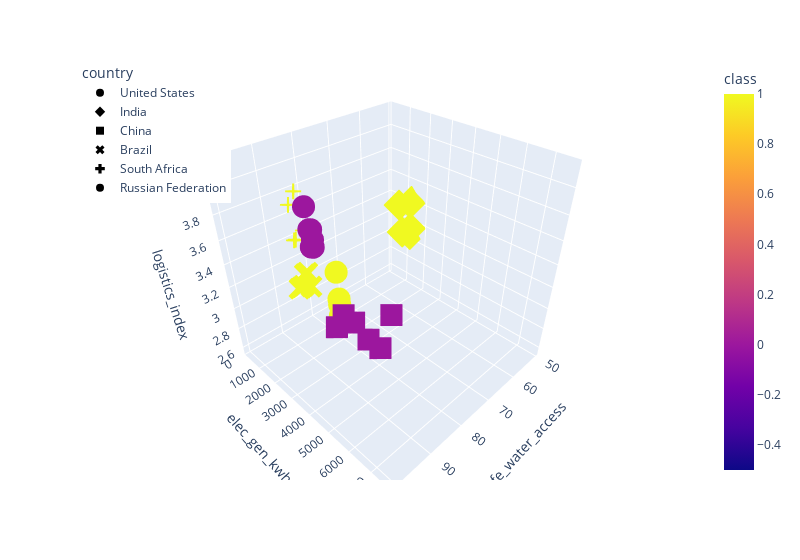

Write notebook code for a chart like this one.
### Code cell
fig = px.scatter_3d(
  cluster_result,
    x="safe_water_access",
    y="elec_gen_kwh",
    z='logistics_index ',
    color="class",
    symbol="country",
    width=800,
)
fig.update_layout(legend=dict(x=0, y=1))
fig.show()

### Figure 1 — Plotly figure (JSON) as saved in the notebook; plotly's stock layout.template omitted (floating-point values rounded to 4 significant figures)
{"data": [{"hovertemplate": "country=United States<br>safe_water_access=%{x}<br>elec_gen_kwh=%{y}<br>logistics_index =%{z}<br>class=%{marker.color}<extra></extra>", "legendgroup": "United States", "marker": {"color": [0, 0, 0, 0, 0, 0], "coloraxis": "coloraxis", "symbol": "circle"}, "mode": "markers", "name": "United States", "scene": "scene", "showlegend": true, "type": "scatter3d", "x": [96.41, 96.6, 96.78, 96.97, 97.15, 97.33], "y": [4092.0, 4095.0, 4058.0, 4208.0, 4163.0, 4051.0], "z": [3.92, 3.99, 3.99, 3.89, 3.89, 4.14]}, {"hovertemplate": "country=India<br>safe_water_access=%{x}<br>elec_gen_kwh=%{y}<br>logistics_index =%{z}<br>class=%{marker.color}<extra></extra>", "legendgroup": "India", "marker": {"color": [1, 1, 1, 1, 1, 1], "coloraxis": "coloraxis", "symbol": "diamond"}, "mode": "markers", "name": "India", "scene": "scene", "showlegend": true, "type": "scatter3d", "x": [50.75, 50.9, 51.9, 52.09, 55.08, 56.07], "y": [1325.0, 1401.0, 1477.0, 1539.0, 1504.0, 1452.0], "z": [3.08, 3.42, 3.42, 3.18, 3.18, 3.45]}, {"hovertemplate": "country=China<br>safe_water_access=%{x}<br>elec_gen_kwh=%{y}<br>logistics_index =%{z}<br>class=%{marker.color}<extra></extra>", "legendgroup": "China", "marker": {"color": [0, 0, 0, 0, 0, 0], "coloraxis": "coloraxis", "symbol": "square"}, "mode": "markers", "name": "China", "scene": "scene", "showlegend": true, "type": "scatter3d", "x": [99.98, 99.98, 99.98, 99.98, 99.98, 99.98], "y": [5562.0, 5884.0, 6286.0, 6802.0, 7225.0, 7601.0], "z": [3.53, 3.66, 3.66, 3.61, 3.61, 3.88]}, {"hovertemplate": "country=Brazil<br>safe_water_access=%{x}<br>elec_gen_kwh=%{y}<br>logistics_index =%{z}<br>class=%{marker.color}<extra></extra>", "legendgroup": "Brazil", "marker": {"color": [1, 1, 1, 1, 1, 1], "coloraxis": "coloraxis", "symbol": "x"}, "mode": "markers", "name": "Brazil", "scene": "scene", "showlegend": true, "type": "scatter3d", "x": [81.98, 82.69, 83.53, 84.29, 85.06, 85.77], "y": [568.7, 568.0, 577.5, 591.1, 614.5, 622.0], "z": [2.94, 3.09, 3.09, 2.99, 2.99, 2.99]}, {"hovertemplate": "country=South Africa<br>safe_water_access=%{x}<br>elec_gen_kwh=%{y}<br>logistics_index =%{z}<br>class=%{marker.color}<extra></extra>", "legendgroup": "South Africa", "marker": {"color": [1, 1, 1, 1, 1, 1], "coloraxis": "coloraxis", "symbol": "cross"}, "mode": "markers", "name": "South Africa", "scene": "scene", "showlegend": true, "type": "scatter3d", "x": [81.06, 82.48, 82.46, 83.43, 83.89, 84.25], "y": [230.4, 234.0, 235.7, 234.7, 231.8, 223.2], "z": [3.43, 3.78, 3.78, 3.38, 3.38, 3.69]}, {"hovertemplate": "country=Russian Federation<br>safe_water_access=%{x}<br>elec_gen_kwh=%{y}<br>logistics_index =%{z}<br>class=%{marker.color}<extra></extra>", "legendgroup": "Russian Federation", "marker": {"color": [1, 1, 1, 1, 1, 1], "coloraxis": "coloraxis", "symbol": "circle"}, "mode": "markers", "name": "Russian Federation", "scene": "scene", "showlegend": true, "type": "scatter3d", "x": [75.65, 75.74, 75.82, 75.91, 76.01, 76.1], "y": [1008.0, 1031.0, 1034.0, 1045.0, 1061.0, 1027.0], "z": [2.69, 2.57, 2.57, 2.76, 2.76, 3.04]}], "layout": {"coloraxis": {"colorbar": {"title": {"text": "class"}}, "colorscale": [[0, "#0d0887"], [0.1111, "#46039f"], [0.2222, "#7201a8"], [0.3333, "#9c179e"], [0.4444, "#bd3786"], [0.5556, "#d8576b"], [0.6667, "#ed7953"], [0.7778, "#fb9f3a"], [0.8889, "#fdca26"], [1, "#f0f921"]]}, "legend": {"title": {"text": "country"}, "tracegroupgap": 0, "x": 0, "y": 1}, "margin": {"t": 60}, "scene": {"domain": {"x": [0, 1], "y": [0, 1]}, "xaxis": {"title": {"text": "safe_water_access"}}, "yaxis": {"title": {"text": "elec_gen_kwh"}}, "zaxis": {"title": {"text": "logistics_index "}}}, "width": 800}}
